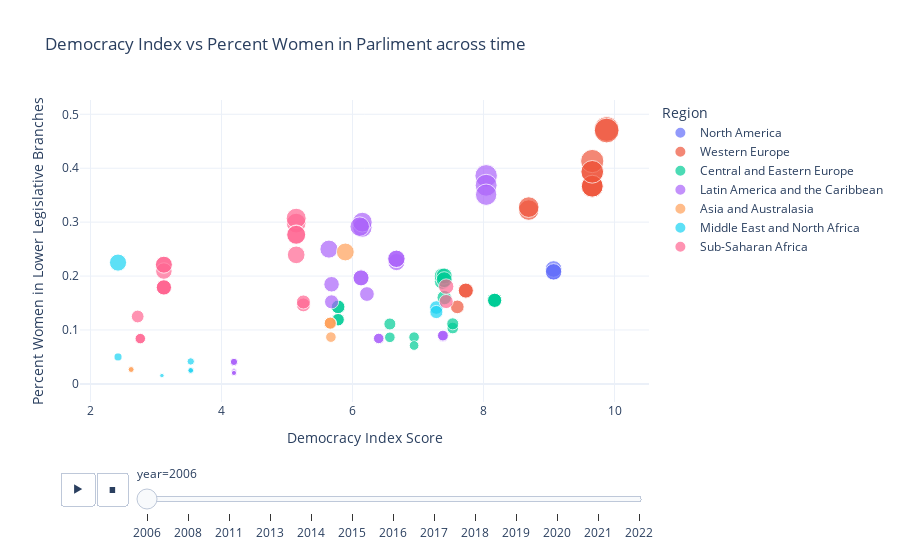

Notebook code for this chart:
### Code cell
fig = px.scatter(df, 
            x='democracy_indx_score',
            y='percent_W',
            template='plotly_white',    
            hover_data=['Country','year'],
            color='Region',
            animation_frame='year',
            title= 'Democracy Index vs Percent Women in Parliment across time',
            size='percent_W'
        )

fig.update_xaxes(title_text='Democracy Index Score')
fig.update_yaxes(title_text='Percent Women in Lower Legislative Branches')

fig.show()

### Figure 1 — Plotly figure (JSON) as saved in the notebook; plotly's stock layout.template omitted (floating-point values rounded to 4 significant figures)
{"data": [{"customdata": [["Canada", "2006"], ["Canada", "2006"], ["Canada", "2006"]], "hovertemplate": "Region=North America<br>year=%{customdata[1]}<br>democracy_indx_score=%{x}<br>percent_W=%{marker.size}<br>Country=%{customdata[0]}<extra></extra>", "legendgroup": "North America", "marker": {"color": "#636efa", "size": [0.2078, 0.2131, 0.2078], "sizemode": "area", "sizeref": 0.001531, "symbol": "circle"}, "mode": "markers", "name": "North America", "orientation": "v", "showlegend": true, "type": "scatter", "x": [9.07, 9.07, 9.07], "xaxis": "x", "y": [0.2078, 0.2131, 0.2078], "yaxis": "y"}, {"customdata": [["Austria", "2006"], ["Austria", "2006"], ["Cyprus", "2006"], ["Italy", "2006"], ["Italy", "2006"], ["Italy", "2006"], ["Netherlands", "2006"], ["Netherlands", "2006"], ["Netherlands", "2006"], ["Netherlands", "2006"], ["Netherlands", "2006"], ["Netherlands", "2006"], ["Sweden", "2006"], ["Sweden", "2006"]], "hovertemplate": "Region=Western Europe<br>year=%{customdata[1]}<br>democracy_indx_score=%{x}<br>percent_W=%{marker.size}<br>Country=%{customdata[0]}<extra></extra>", "legendgroup": "Western Europe", "marker": {"color": "#EF553B", "size": [0.3224, 0.3279, 0.1429, 0.173, 0.173, 0, 0.3667, 0.3933, 0.3667, 0.4133, 0.3667, 0.3933, 0.4728, 0.4699], "sizemode": "area", "sizeref": 0.001531, "symbol": "circle"}, "mode": "markers", "name": "Western Europe", "orientation": "v", "showlegend": true, "type": "scatter", "x": [8.69, 8.69, 7.6, 7.73, 7.73, 7.73, 9.66, 9.66, 9.66, 9.66, 9.66, 9.66, 9.88, 9.88], "xaxis": "x", "y": [0.3224, 0.3279, 0.1429, 0.173, 0.173, 0, 0.3667, 0.3933, 0.3667, 0.4133, 0.3667, 0.3933, 0.4728, 0.4699], "yaxis": "y"}, {"customdata": [["Bosnia and Herzegovina", "2006"], ["Bosnia and Herzegovina", "2006"], ["Bosnia and Herzegovina", "2006"], ["Bosnia and Herzegovina", "2006"], ["Bosnia and Herzegovina", "2006"], ["Czech Republic", "2006"], ["Czech Republic", "2006"], ["Czech Republic", "2006"], ["Czech Republic", "2006"], ["Czech Republic", "2006"], ["Hungary", "2006"], ["Hungary", "2006"], ["Hungary", "2006"], ["Latvia", "2006"], ["Latvia", "2006"], ["Montenegro", "2006"], ["Montenegro", "2006"], ["Slovakia", "2006"], ["Slovakia", "2006"], ["Slovakia", "2006"], ["Ukraine", "2006"], ["Ukraine", "2006"], ["Ukraine", "2006"]], "hovertemplate": "Region=Central and Eastern Europe<br>year=%{customdata[1]}<br>democracy_indx_score=%{x}<br>percent_W=%{marker.size}<br>Country=%{customdata[0]}<extra></extra>", "legendgroup": "Central and Eastern Europe", "marker": {"color": "#00cc96", "size": [0, 0.1429, 0.119, 0.1429, 0.119, 0.155, 0.155, 0.155, 0.155, 0.155, 0.1036, 0.1114, 0, 0.19, 0.2, 0.08642, 0.1111, 0.2, 0.1933, 0.16, 0.08667, 0, 0.07111], "sizemode": "area", "sizeref": 0.001531, "symbol": "circle"}, "mode": "markers", "name": "Central and Eastern Europe", "orientation": "v", "showlegend": true, "type": "scatter", "x": [5.78, 5.78, 5.78, 5.78, 5.78, 8.17, 8.17, 8.17, 8.17, 8.17, 7.53, 7.53, 7.53, 7.37, 7.37, 6.57, 6.57, 7.4, 7.4, 7.4, 6.94, 6.94, 6.94], "xaxis": "x", "y": [0, 0.1429, 0.119, 0.1429, 0.119, 0.155, 0.155, 0.155, 0.155, 0.155, 0.1036, 0.1114, 0, 0.19, 0.2, 0.08642, 0.1111, 0.2, 0.1933, 0.16, 0.08667, 0, 0.07111], "yaxis": "y"}, {"customdata": [["Brazil", "2006"], ["Brazil", "2006"], ["Brazil", "2006"], ["Brazil", "2006"], ["Colombia", "2006"], ["Colombia", "2006"], ["Colombia", "2006"], ["Costa Rica", "2006"], ["Costa Rica", "2006"], ["Costa Rica", "2006"], ["Dominican Republic", "2006"], ["Dominican Republic", "2006"], ["Dominican Republic", "2006"], ["Ecuador", "2006"], ["Ecuador", "2006"], ["El Salvador", "2006"], ["El Salvador", "2006"], ["Guyana", "2006"], ["Guyana", "2006"], ["Guyana", "2006"], ["Haiti", "2006"], ["Haiti", "2006"], ["Haiti", "2006"], ["Haiti", "2006"], ["Haiti", "2006"], ["Haiti", "2006"], ["Haiti", "2006"], ["Haiti", "2006"], ["Mexico", "2006"], ["Mexico", "2006"], ["Mexico", "2006"], ["Mexico", "2006"], ["Mexico", "2006"], ["Nicaragua", "2006"], ["Nicaragua", "2006"], ["Peru", "2006"], ["Peru", "2006"]], "hovertemplate": "Region=Latin America and the Caribbean<br>year=%{customdata[1]}<br>democracy_indx_score=%{x}<br>percent_W=%{marker.size}<br>Country=%{customdata[0]}<extra></extra>", "legendgroup": "Latin America and the Caribbean", "marker": {"color": "#ab63fa", "size": [0, 0.08772, 0.08967, 0.08967, 0, 0.08434, 0.08434, 0.386, 0.3684, 0.3509, 0.1966, 0, 0.1966, 0, 0.25, 0.1667, 0, 0.2899, 0.3, 0, 0.02439, 0.04082, 0.04082, 0.02273, 0.02041, 0, 0.0202, 0.04082, 0, 0.226, 0.232, 0, 0.232, 0.1848, 0.1522, 0.2917, 0], "sizemode": "area", "sizeref": 0.001531, "symbol": "circle"}, "mode": "markers", "name": "Latin America and the Caribbean", "orientation": "v", "showlegend": true, "type": "scatter", "x": [7.38, 7.38, 7.38, 7.38, 6.4, 6.4, 6.4, 8.04, 8.04, 8.04, 6.13, 6.13, 6.13, 5.64, 5.64, 6.22, 6.22, 6.15, 6.15, 6.15, 4.19, 4.19, 4.19, 4.19, 4.19, 4.19, 4.19, 4.19, 6.67, 6.67, 6.67, 6.67, 6.67, 5.68, 5.68, 6.11, 6.11], "xaxis": "x", "y": [0, 0.08772, 0.08967, 0.08967, 0, 0.08434, 0.08434, 0.386, 0.3684, 0.3509, 0.1966, 0, 0.1966, 0, 0.25, 0.1667, 0, 0.2899, 0.3, 0, 0.02439, 0.04082, 0.04082, 0.02273, 0.02041, 0, 0.0202, 0.04082, 0, 0.226, 0.232, 0, 0.232, 0.1848, 0.1522, 0.2917, 0], "yaxis": "y"}, {"customdata": [["Bhutan", "2006"], ["Bhutan", "2006"], ["Fiji", "2006"], ["Fiji", "2006"], ["Fiji", "2006"], ["Singapore", "2006"], ["Thailand", "2006"], ["Thailand", "2006"], ["Thailand", "2006"], ["Thailand", "2006"]], "hovertemplate": "Region=Asia and Australasia<br>year=%{customdata[1]}<br>democracy_indx_score=%{x}<br>percent_W=%{marker.size}<br>Country=%{customdata[0]}<extra></extra>", "legendgroup": "Asia and Australasia", "marker": {"color": "#FFA15A", "size": [0.02667, 0.02667, 0.1127, 0.1127, 0.1127, 0.2447, 0, 0.08678, 0, 0], "sizemode": "area", "sizeref": 0.001531, "symbol": "circle"}, "mode": "markers", "name": "Asia and Australasia", "orientation": "v", "showlegend": true, "type": "scatter", "x": [2.62, 2.62, 5.66, 5.66, 5.66, 5.89, 5.67, 5.67, 5.67, 5.67], "xaxis": "x", "y": [0.02667, 0.02667, 0.1127, 0.1127, 0.1127, 0.2447, 0, 0.08678, 0, 0], "yaxis": "y"}, {"customdata": [["Bahrain", "2006"], ["Bahrain", "2006"], ["Bahrain", "2006"], ["Israel", "2006"], ["Israel", "2006"], ["Kuwait", "2006"], ["Qatar", "2006"], ["United Arab Emirates", "2006"], ["United Arab Emirates", "2006"]], "hovertemplate": "Region=Middle East and North Africa<br>year=%{customdata[1]}<br>democracy_indx_score=%{x}<br>percent_W=%{marker.size}<br>Country=%{customdata[0]}<extra></extra>", "legendgroup": "Middle East and North Africa", "marker": {"color": "#19d3f3", "size": [0.025, 0.04167, 0.025, 0.1417, 0.1333, 0.01538, 0, 0.225, 0.05], "sizemode": "area", "sizeref": 0.001531, "symbol": "circle"}, "mode": "markers", "name": "Middle East and North Africa", "orientation": "v", "showlegend": true, "type": "scatter", "x": [3.53, 3.53, 3.53, 7.28, 7.28, 3.09, 2.78, 2.42, 2.42], "xaxis": "x", "y": [0.025, 0.04167, 0.025, 0.1417, 0.1333, 0.01538, 0, 0.225, 0.05], "yaxis": "y"}, {"customdata": [["Cape Verde", "2006"], ["Cape Verde", "2006"], ["Democratic Republic of the Congo", "2006"], ["Democratic Republic of the Congo", "2006"], ["Gabon", "2006"], ["Mauritania", "2006"], ["Mauritania", "2006"], ["Mauritania", "2006"], ["Mauritania", "2006"], ["Mauritania", "2006"], ["Mauritania", "2006"], ["Mauritania", "2006"], ["Uganda", "2006"], ["Uganda", "2006"], ["Uganda", "2006"], ["Uganda", "2006"], ["Uganda", "2006"], ["Zambia", "2006"], ["Zambia", "2006"], ["Zambia", "2006"]], "hovertemplate": "Region=Sub-Saharan Africa<br>year=%{customdata[1]}<br>democracy_indx_score=%{x}<br>percent_W=%{marker.size}<br>Country=%{customdata[0]}<extra></extra>", "legendgroup": "Sub-Saharan Africa", "marker": {"color": "#FF6692", "size": [0.1528, 0.1806, 0.084, 0.084, 0.125, 0.1789, 0.2211, 0.2093, 0.1789, 0.1789, 0.1789, 0.2211, 0.2982, 0.3072, 0.2393, 0.2773, 0.2764, 0.1465, 0.1519, 0], "sizemode": "area", "sizeref": 0.001531, "symbol": "circle"}, "mode": "markers", "name": "Sub-Saharan Africa", "orientation": "v", "showlegend": true, "type": "scatter", "x": [7.43, 7.43, 2.76, 2.76, 2.72, 3.12, 3.12, 3.12, 3.12, 3.12, 3.12, 3.12, 5.14, 5.14, 5.14, 5.14, 5.14, 5.25, 5.25, 5.25], "xaxis": "x", "y": [0.1528, 0.1806, 0.084, 0.084, 0.125, 0.1789, 0.2211, 0.2093, 0.1789, 0.1789, 0.1789, 0.2211, 0.2982, 0.3072, 0.2393, 0.2773, 0.2764, 0.1465, 0.1519, 0], "yaxis": "y"}], "layout": {"legend": {"itemsizing": "constant", "title": {"text": "Region"}, "tracegroupgap": 0}, "sliders": [{"active": 0, "currentvalue": {"prefix": "year="}, "len": 0.9, "pad": {"b": 10, "t": 60}, "steps": [{"args": [["2006"], {"frame": {"duration": 0, "redraw": false}, "fromcurrent": true, "mode": "immediate", "transition": {"duration": 0, "easing": "linear"}}], "label": "2006", "method": "animate"}, {"args": [["2008"], {"frame": {"duration": 0, "redraw": false}, "fromcurrent": true, "mode": "immediate", "transition": {"duration": 0, "easing": "linear"}}], "label": "2008", "method": "animate"}, {"args": [["2011"], {"frame": {"duration": 0, "redraw": false}, "fromcurrent": true, "mode": "immediate", "transition": {"duration": 0, "easing": "linear"}}], "label": "2011", "method": "animate"}, {"args": [["2013"], {"frame": {"duration": 0, "redraw": false}, "fromcurrent": true, "mode": "immediate", "transition": {"duration": 0, "easing": "linear"}}], "label": "2013", "method": "animate"}, {"args": [["2014"], {"frame": {"duration": 0, "redraw": false}, "fromcurrent": true, "mode": "immediate", "transition": {"duration": 0, "easing": "linear"}}], "label": "2014", "method": "animate"}, {"args": [["2015"], {"frame": {"duration": 0, "redraw": false}, "fromcurrent": true, "mode": "immediate", "transition": {"duration": 0, "easing": "linear"}}], "label": "2015", "method": "animate"}, {"args": [["2016"], {"frame": {"duration": 0, "redraw": false}, "fromcurrent": true, "mode": "immediate", "transition": {"duration": 0, "easing": "linear"}}], "label": "2016", "method": "animate"}, {"args": [["2017"], {"frame": {"duration": 0, "redraw": false}, "fromcurrent": true, "mode": "immediate", "transition": {"duration": 0, "easing": "linear"}}], "label": "2017", "method": "animate"}, {"args": [["2018"], {"frame": {"duration": 0, "redraw": false}, "fromcurrent": true, "mode": "immediate", "transition": {"duration": 0, "easing": "linear"}}], "label": "2018", "method": "animate"}, {"args": [["2019"], {"frame": {"duration": 0, "redraw": false}, "fromcurrent": true, "mode": "immediate", "transition": {"duration": 0, "easing": "linear"}}], "label": "2019", "method": "animate"}, {"args": [["2020"], {"frame": {"duration": 0, "redraw": false}, "fromcurrent": true, "mode": "immediate", "transition": {"duration": 0, "easing": "linear"}}], "label": "2020", "method": "animate"}, {"args": [["2021"], {"frame": {"duration": 0, "redraw": false}, "fromcurrent": true, "mode": "immediate", "transition": {"duration": 0, "easing": "linear"}}], "label": "2021", "method": "animate"}, {"args": [["2022"], {"frame": {"duration": 0, "redraw": false}, "fromcurrent": true, "mode": "immediate", "transition": {"duration": 0, "easing": "linear"}}], "label": "2022", "method": "animate"}], "x": 0.1, "xanchor": "left", "y": 0, "yanchor": "top"}], "title": {"text": "Democracy Index vs Percent Women in Parliment across time"}, "updatemenus": [{"buttons": [{"args": [null, {"frame": {"duration": 500, "redraw": false}, "fromcurrent": true, "mode": "immediate", "transition": {"duration": 500, "easing": "linear"}}], "label": "&#9654;", "method": "animate"}, {"args": [[null], {"frame": {"duration": 0, "redraw": false}, "fromcurrent": true, "mode": "immediate", "transition": {"duration": 0, "easing": "linear"}}], "label": "&#9724;", "method": "animate"}], "direction": "left", "pad": {"r": 10, "t": 70}, "showactive": false, "type": "buttons", "x": 0.1, "xanchor": "right", "y": 0, "yanchor": "top"}], "xaxis": {"anchor": "y", "domain": [0, 1], "title": {"text": "Democracy Index Score"}}, "yaxis": {"anchor": "x", "domain": [0, 1], "title": {"text": "Percent Women in Lower Legislative Branches"}}}}
